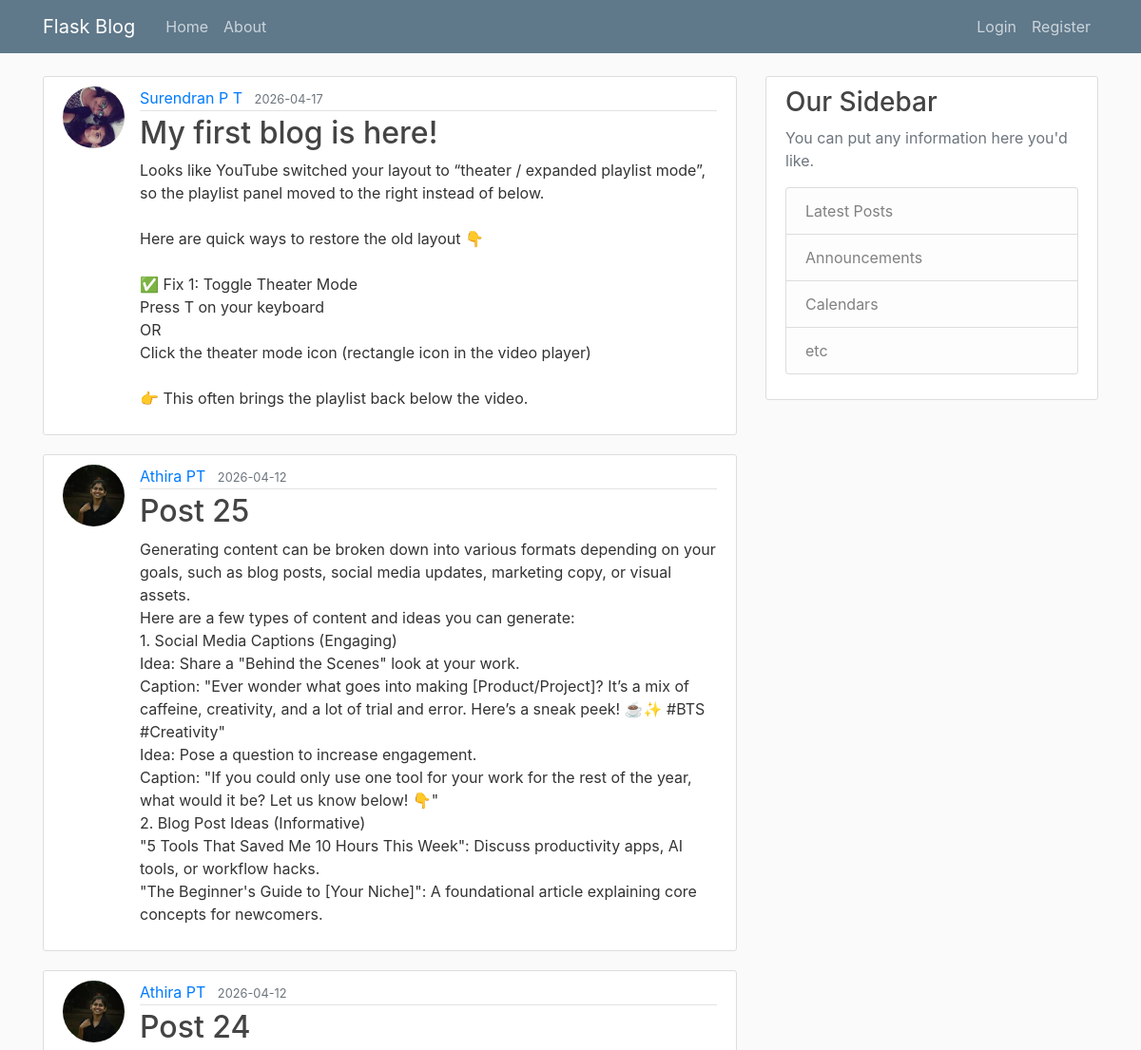
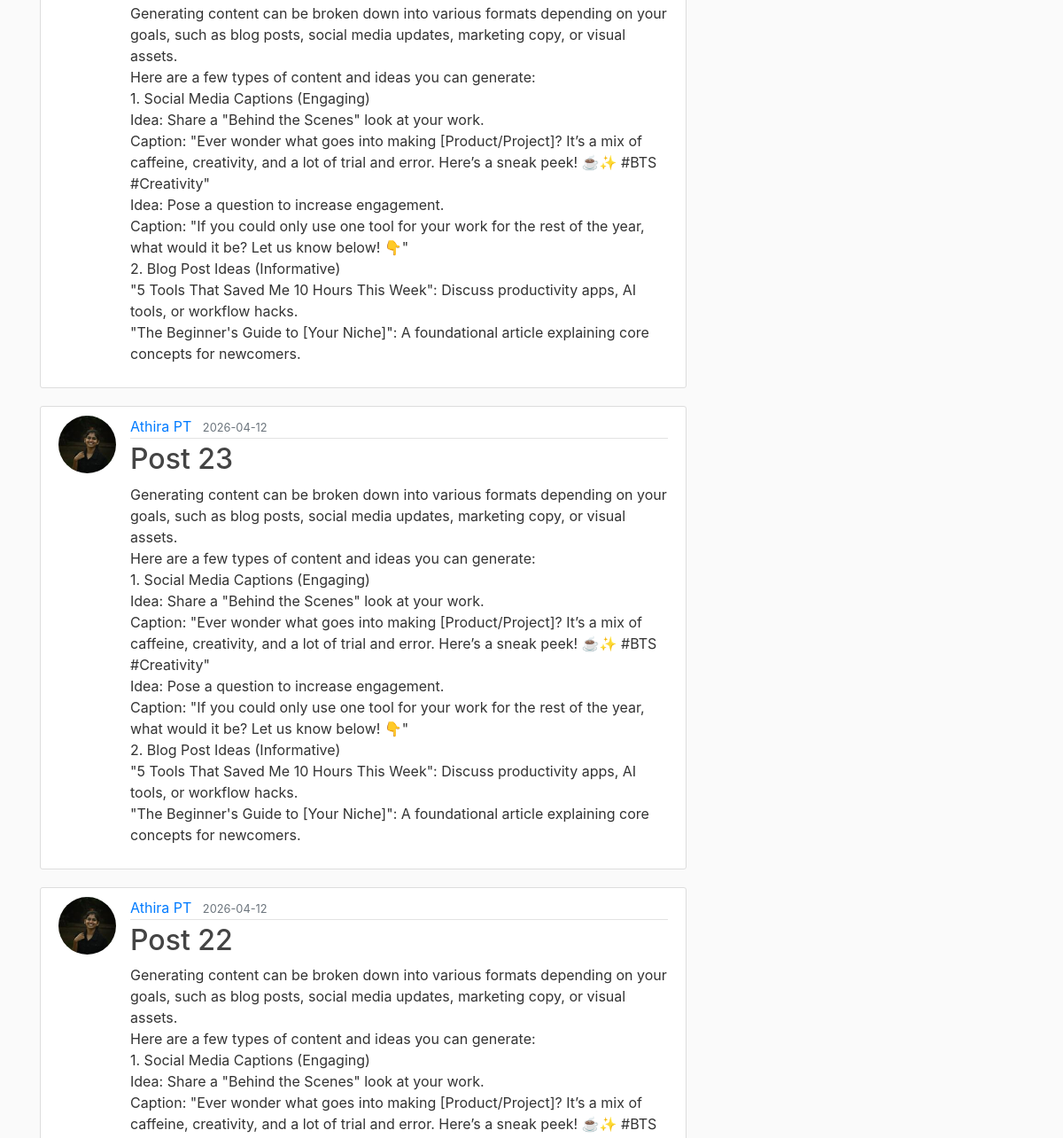
Page /home (upper part) on the earlier database version (2 pictures, top to bottom).
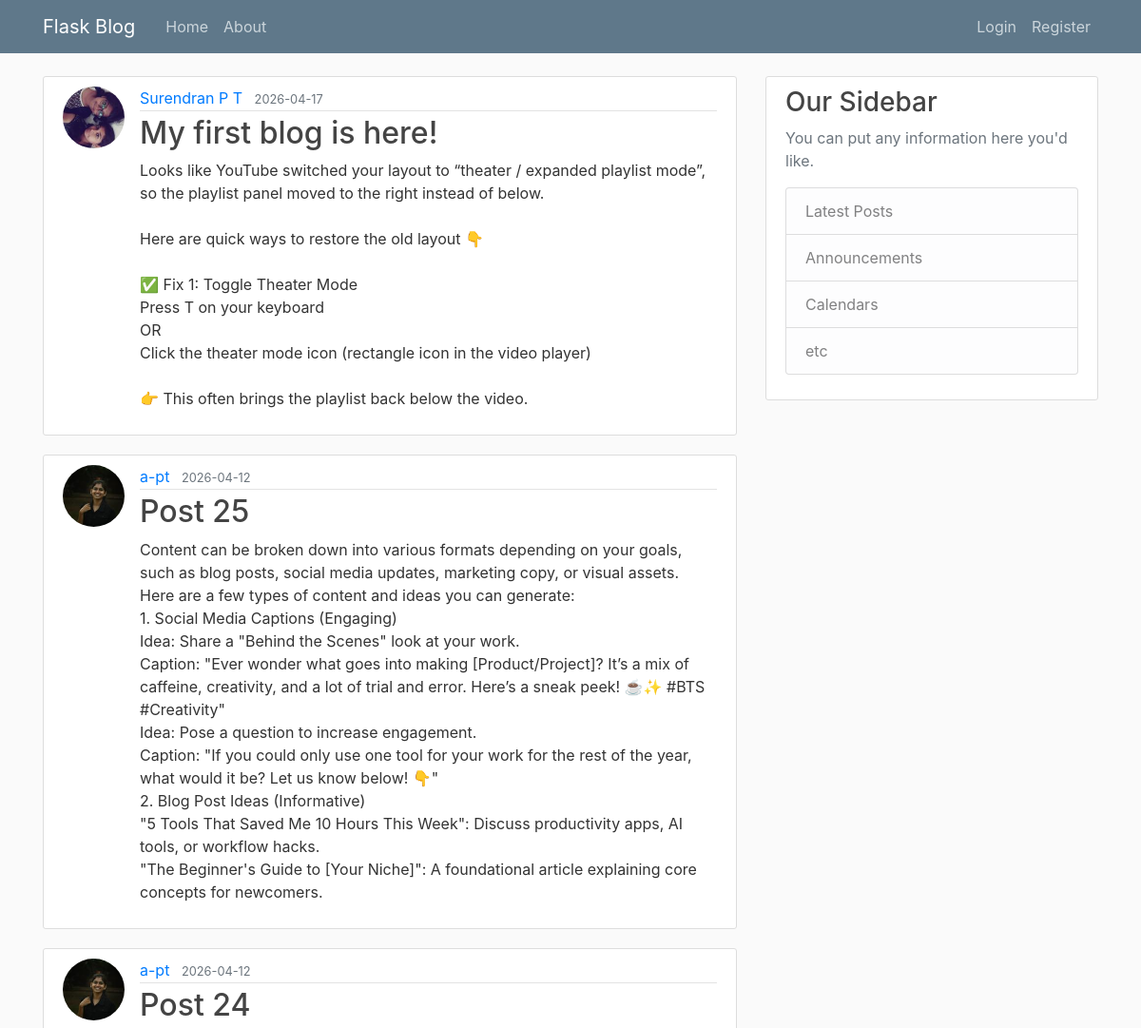
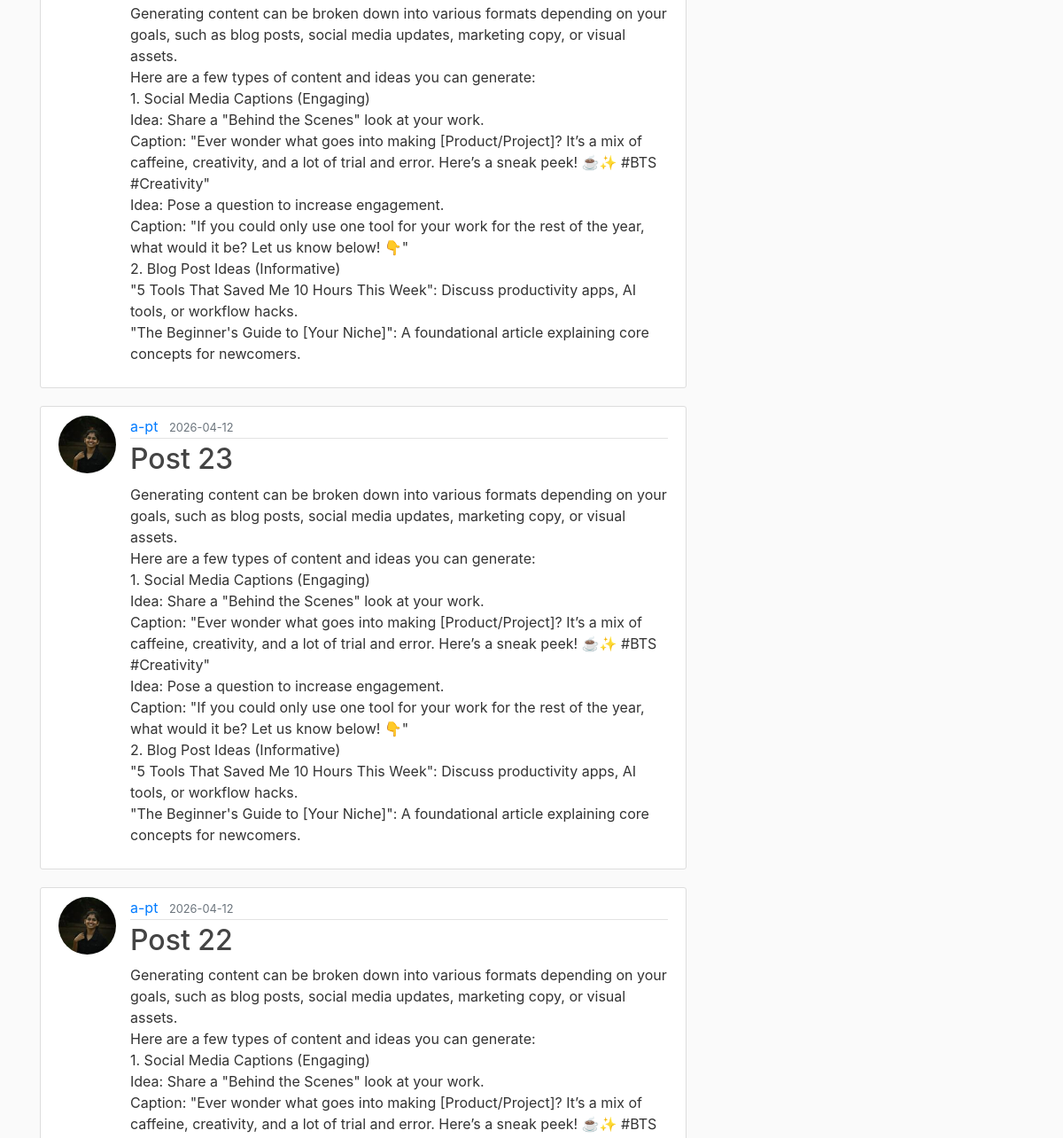
Same page on the later database version (2 pictures, top to bottom).
### flask_blog/models.py (models this page shows, shortened)
class Post(db.Model):
    id = db.Column(db.Integer, primary_key=True)
    title = db.Column(db.String(100), nullable=False)
    content = db.Column(db.Text, nullable=False)
    date_posted = db.Column(db.DateTime, nullable=False, default=datetime.utcnow)
    user_id = db.Column(db.Integer, db.ForeignKey('user.id'), nullable=False)

class User(db.Model, UserMixin):
    id = db.Column(db.Integer, primary_key=True)
    username = db.Column(db.String(20), unique=True, nullable=False)
    email = db.Column(db.String(120), unique=True, nullable=False)
    image_file = db.Column(db.String(20), nullable=False, default='default.jpg')
    password = db.Column(db.String(60), nullable=False)
    posts = db.relationship('Post', backref='author', lazy=True)

### flask_blog/main/routes.py (the view)
@main.route("/")
@main.route("/home")
def home():
    page = request.args.get('page', 1, type=int)
    posts = Post.query.order_by(Post.date_posted.desc()).paginate(per_page=5, page=page)
    return render_template("home.html",posts=posts)

### flask_blog/templates/home.html (shortened to what this page needs)
{% extends "layout.html" %}
{% block content %}
    {% for post in posts.items %}
        <article class="media content-section">
            <img class="rounded-circle article-img" src="{{ url_for('static', filename='profile_pics/' + post.author.image_file) }}">
            <div class="media-body">
                <div class="article-metadata">
                <a class="mr-2" href="{{ url_for('users.user_posts', username=post.author.username) }}">{{ post.author.username }}</a>
                <small class="text-muted">{{ post.date_posted.strftime('%Y-%m-%d') }}</small>
                </div>
                <h2><a class="article-title" href="{{ url_for('posts.post', post_id=post.id) }}">{{ post.title }}</a></h2>
                <p class="article-content">{{ post.content }}</p>
            </div>
        </article>
    {% endfor %}
{% endblock content %}

### flask_blog/templates/layout.html (shortened to what this page needs)
<!DOCTYPE html>
<html>
<head>
    <link rel="stylesheet" href="https://maxcdn.bootstrapcdn.com/bootstrap/4.0.0/css/bootstrap.min.css">
    <link rel="stylesheet" type="text/css" href="{{ url_for('static', filename='main.css') }}">
</head>
<body>
    <header class="site-header">
      <nav class="navbar navbar-expand-md navbar-dark bg-steel fixed-top">
        <div class="container">
          <a class="navbar-brand mr-4" href="/">Flask Blog</a>
          <div class="collapse navbar-collapse" id="navbarToggle">
            <div class="navbar-nav mr-auto">
              <a class="nav-item nav-link" href="{{ url_for('main.home') }}">Home</a>
              <a class="nav-item nav-link" href="{{ url_for('main.about') }}">About</a>
            </div>
            <div class="navbar-nav">
              {% if current_user.is_authenticated %}
                <a class="nav-item nav-link" href="{{ url_for('posts.new_post') }}">New Post</a>
                <a class="nav-item nav-link" href="{{ url_for('users.account') }}">Account</a>
                <a class="nav-item nav-link" href="{{ url_for('users.logout') }}">Logout</a>
              {% else %}
                <a class="nav-item nav-link" href="{{ url_for('users.login') }}">Login</a>
                <a class="nav-item nav-link" href="{{ url_for('users.register') }}">Register</a>
              {% endif %}
            </div>
          </div>
        </div>
      </nav>
    </header>
    <main role="main" class="container">
      <div class="row">
        <div class="col-md-8">
          {% block content %}{% endblock %}
        </div>
        <div class="col-md-4">
          <div class="content-section">
            <h3>Our Sidebar</h3>
            <p class='text-muted'>You can put any information here you'd like.
              <ul class="list-group">
                <li class="list-group-item list-group-item-light">Latest Posts</li>
                <li class="list-group-item list-group-item-light">Announcements</li>
                <li class="list-group-item list-group-item-light">Calendars</li>
                <li class="list-group-item list-group-item-light">etc</li>
              </ul>
            </p>
          </div>
        </div>
      </div>
    </main>
</body>
</html>

### flask_blog/static/main.css (style rules this page uses)
body { background: #fafafa; color: #333333; margin-top: 5rem; }
h1, h2, h3, h4, h5, h6 { color: #444444; }
.bg-steel { background-color: #5f788a; }
.site-header .navbar-nav .nav-link { color: #cbd5db; }
.content-section { background: #ffffff; padding: 10px 20px; border: 1px solid #dddddd; border-radius: 3px; margin-bottom: 20px; }
.article-title { color: #444444; }
.article-content { white-space: pre-line; }
.article-img { height: 65px; width: 65px; margin-right: 16px; }
.article-metadata { padding-bottom: 1px; margin-bottom: 4px; border-bottom: 1px solid #e3e3e3 }

Differences in the rows shown:
changed Post "Post 25": author.username "Athira PT" → "a-pt"; content "Generating content can be broken down…" → "Content can be broken down…"
changed through a linked row, Post "Post 24": author.username "Athira PT" → "a-pt"
changed through a linked row, Post "Post 23": author.username "Athira PT" → "a-pt"
changed through a linked row, Post "Post 22": author.username "Athira PT" → "a-pt"
